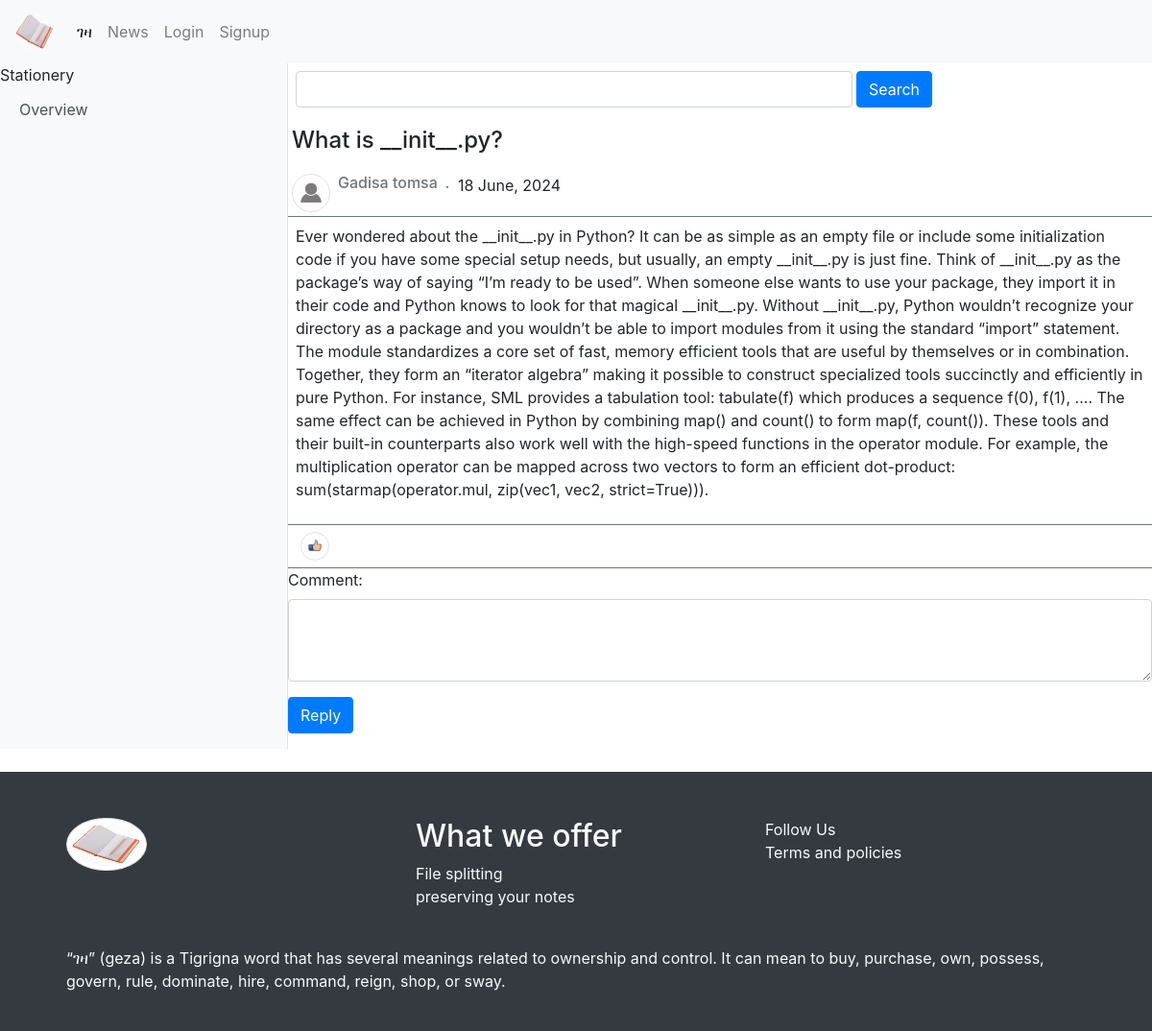
The app's page /posts/get-post-detail/3/26 with its own data.
### note/models.py (models this page shows)
class Posts(note_db.Model):
    post_id = note_db.Column(note_db.Integer, autoincrement=True, primary_key=True)
    title = note_db.Column(note_db.String(100), nullable = False)
    content = note_db.Column(note_db.Text, nullable = False)
    publish_date = note_db.Column(note_db.DateTime(timezone=True), default=func.now())
    status = note_db.Column(note_db.String(50), nullable = False, default="pending")
    author_id = note_db.Column(note_db.Integer, note_db.ForeignKey('user.id'))

### note/posts.py (the view, shortened to what this page needs)
@posts.route('/get-post-detail/<int:id>/<int:word>')
def get_post_detail(id, word):
    get_post = Posts.query.filter_by(post_id = id).first_or_404()
    author = User.query.filter_by(id = get_post.author_id).first_or_404()
    total_like = Likes.query.filter_by(post_id = id).all()
    all_comment_by_post = get_comment_by_post(id)
    comment_data_collector = []
    element_post = {}
    element_post['name'] = author.first_name + ' ' + author.last_name
    element_post['data'] = get_post
    print(element_post)
    return render_template("/blogs/home.html",
                           is_on_detail = True,
                           status_post = element_post,
                           all_comments = comment_data_collector,
                           total_likes = len(total_like),
                           user=current_user)

### note/blogs.py (called while the page is built)
@blogs.route('/get-all-comments-by-post/<int:id>')
def get_comment_by_post(id):
    all_comments = Comments.query.filter_by(post_id = id).all()
    return all_comments

### note/templates/blogs/home.html (shortened to what this page needs)
<!DOCTYPE html>
<html lang="en">
<head>
    <link rel="stylesheet" href="https://stackpath.bootstrapcdn.com/bootstrap/4.5.2/css/bootstrap.min.css">
</head>
<body>
    {% include "navbar.html" %}
    <div class="d-flex" id="wrapper">
        <div class="bg-light border-right w-25" id="sidebar-wrapper">
            <div class="sidebar-heading">Stationery </div>
            <div class="list-group list-group-flush">
                <a href="#" class="list-group-item list-group-item-action bg-light">Overview</a>
            </div>
        </div>
        <div class="w-75 mt-2">
            <form action="/news/searching" class="form-group w-75 d-flex" method="POST">
                <input class="form-control ml-2" id="search" name="search"/>
                <button type="submit" class="btn btn-primary mx-1">Search</button>
            </form>
            {% if not is_on_detail %}
            <div class="container">
                <div class="row">
                    {% for post in approved_posts %}
                    <div class="col-sm-12 col-md-12 col-lg-12 py-2 w-100">
                        <article class="card rounded">
                            <div class="d-flex justify-content-start py-1">
                                <img class="rounded-circle pl-1 img-thumbnail" width="40" height="40" src='{{url_for('static', filename="profile.jpeg")}}' alt="">
                                <h6 class="px-2 text-secondary">{{post['author'].capitalize()}} <em class="pl-1">.</em></h6>
                                <p class="fst-italic">{{ post['data'].publish_date.strftime('%d %B, %Y')}}</p>
                            </div>
                            <div class="card-body">
                                <h5 class="card-title">{{ post['data'].title}}</h5>
                                <p class="card-text">{{ post['data'].content[:200]}} ... </p>
                                <a href="/posts/get-post-detail/{{post['data'].post_id}}/{{range(1, 51) | random}}" class="btn btn-primary">See more</a>
                            </div>
                        </article>
                    </div>
                    {% endfor %}
              </div>
            </div>
            {% else %}
            <article>
                <div class="d-flex flex-row  justify-content-between text-decoration-underline">
                    <h4 class="card-title p-1">{{status_post['data'].title}}</h4>
                </div>
                <div class="d-flex justify-content-start p-1 border-bottom border-secondary">
                    <img class="rounded-circle pl-1 img-thumbnail" width="40" height="40" src='{{url_for('static', filename="profile.jpeg")}}' alt="">
                    <h6 class="px-2 text-secondary">{{status_post['name'].capitalize()}} <em class="pl-1">.</em></h6>
                    <p class="fst-italic">{{ status_post['data'].publish_date.strftime('%d %B, %Y')}}</p>
                </div>
                <p class="p-2">{{ status_post['data'].content}}</p>
                <form class="border-top border-bottom border-secondary" action="/news/likes/create-like" method="POST">
                    <button type="submit" class="btn btn-default d-flex">
                        <img class="rounded-circle pl-1 img-thumbnail" width="30" height="30" src="{{url_for('static', filename='like.jpeg')}}" alt="like"/>
                    </button>
                </form>
                <form  method="POST" action="/news/create-comment">
                    <div class="form-group">
                        <label for="comment">Comment:</label>
                        <textarea rows="3" class="form-control" id="comment"   name="comment" required></textarea>
                    </div>
                    <button type="submit" class="btn btn-primary">Reply</button>
                </form>
            </article>
            {% endif%}
        </div>
    </div>
    {% include "footer.html" %}
</body>
</html>

### records on screen
Posts: data "What is __init__.py?", data.publish_date "18 June, 2024", data.content "Ever wondered about the __init__.py in Python? It can be as simple as an empty file or include some initialization code if you have some special setup needs, but usually, an empty __init__.py is just fine. Think of __init__.py as the package’s way of saying “I’m ready to be used”. When someone else wants to use your package, they import it in their code and Python knows to look for that magical __init__.py. Without __init__.py, Python wouldn’t recognize your directory as a package and you wouldn’t be able to import modules from it using the standard “import” statement. The module standardizes a core set of fast, memory efficient tools that are useful by themselves or in combination.…"

### other values on screen
{{ status_post['name'].capitalize() }} "Gadisa tomsa"
